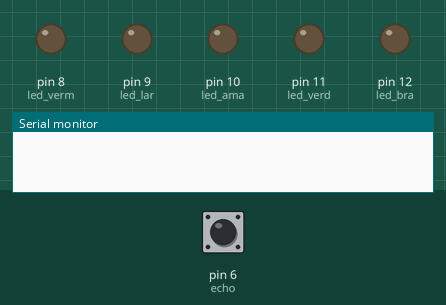
The sketch below on a simulated Arduino Uno, built with avr-gcc and run on an emulated ATmega328P. Parts: output pins drawn as LEDs (lit = HIGH), the last lines printed to the serial monitor. The test bench sets the inputs (shaded band); at power-on: pin 6 (echo) LOW. Pins used as bus, display or sensor lines are not drawn.

Above: at 0.1 s.
At 1.2 s:
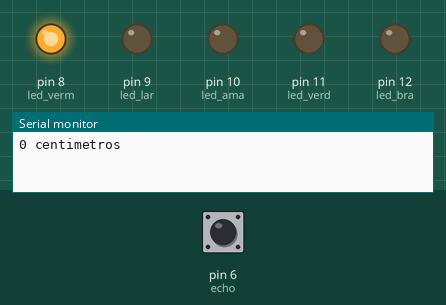
1.3 s: pin 6 (echo) pulsed HIGH 2 times (0.12 s each, 0.3 s apart)
At 2.4 s:
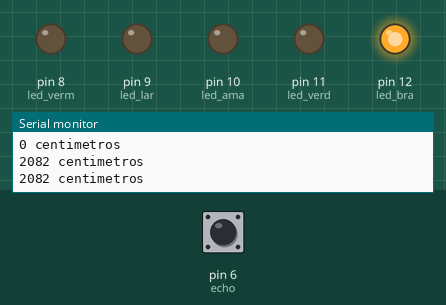
Timing chart, 0 to 4.3 s (numbered marks = the images above; inputs shaded):
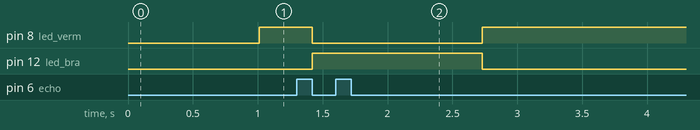

The sketch:

sensor_ultrasonico1.ino
```cpp
// C++ code

// sensor ultrasonico
int trigger = 7;
int echo = 6;

// led's
int led_verm = 8;
int led_lar = 9;
int led_ama = 10;
int led_verd = 11;
int led_bra = 12;

// variáveis
int distancia;
long tempo;

void setup(){
  pinMode(trigger, OUTPUT);
  pinMode(echo, INPUT);
  pinMode(led_verm, OUTPUT);
  pinMode(led_lar, OUTPUT);
  pinMode(led_ama, OUTPUT);
  pinMode(led_verd, OUTPUT);
  pinMode(led_bra, OUTPUT);
  Serial.begin(9600);
}

void loop(){
  // acionando sensor
  digitalWrite(trigger, HIGH);
  delay(10);
  digitalWrite(trigger, LOW);

  tempo = pulseIn(echo, HIGH);
  distancia = (tempo*0.0347)/2;

  Serial.print(distancia);
  Serial.println(" centimetros");
  digitalWrite(led_verm, HIGH);

  if (distancia < 50){
  	digitalWrite(led_verm, HIGH);
  	digitalWrite(led_lar, LOW);
  	digitalWrite(led_ama, LOW);
  	digitalWrite(led_verd, LOW);
  	digitalWrite(led_bra, LOW);
  } else if (distancia > 50 && distancia < 99){
  	digitalWrite(led_verm, LOW);
  	digitalWrite(led_lar, HIGH);
  	digitalWrite(led_ama, LOW);
  	digitalWrite(led_verd, LOW);
  	digitalWrite(led_bra, LOW);
  } else if (distancia > 100 && distancia <159){
  	digitalWrite(led_verm, LOW);
  	digitalWrite(led_lar, LOW);
  	digitalWrite(led_ama, HIGH);
  	digitalWrite(led_verd, LOW);
  	digitalWrite(led_bra, LOW);
  } else if (distancia > 160 && distancia < 199){
  	digitalWrite(led_verm, LOW);
  	digitalWrite(led_lar, LOW);
  	digitalWrite(led_ama, LOW);
  	digitalWrite(led_verd, HIGH);
  	digitalWrite(led_bra, LOW);
  } else if (distancia > 200){
  	digitalWrite(led_verm, LOW);
  	digitalWrite(led_lar, LOW);
  	digitalWrite(led_ama, LOW);
  	digitalWrite(led_verd, LOW);
  	digitalWrite(led_bra, HIGH);
  }
}
```

Measured:
- after the input at 1.3 s, pin 8 (led_verm): HIGH → LOW after 0.12 s, → HIGH 1.3 s later; pin 12 (led_bra): LOW → HIGH after 0.12 s, → LOW 1.3 s later
